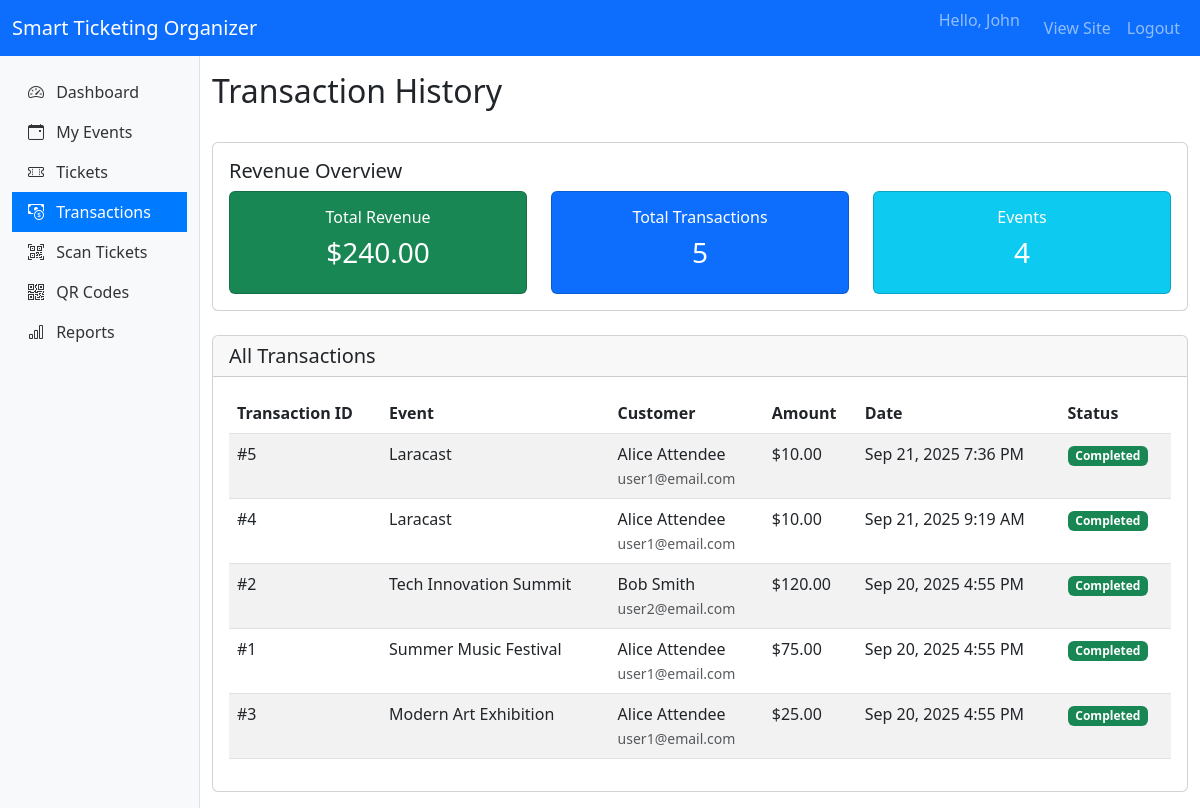
Screenshot of /organizer/transactions (signed in) with the database file from the repository.
### tables this page shows
CREATE TABLE `transactions` (
  `id` int(11) NOT NULL,
  `user_id` int(11) NOT NULL,
  `amount` decimal(10,2) NOT NULL,
  `status` enum('pending','completed','failed') DEFAULT 'pending',
  `transaction_date` timestamp NOT NULL DEFAULT current_timestamp(),
  `created_at` timestamp NOT NULL DEFAULT current_timestamp()
);

CREATE TABLE `users` (
  `id` int(11) NOT NULL,
  `username` varchar(50) NOT NULL,
  `email` varchar(100) NOT NULL,
  `password` varchar(255) NOT NULL,
  `role` enum('admin','organizer','attendee') DEFAULT 'attendee',
  `first_name` varchar(50) NOT NULL,
  `last_name` varchar(50) NOT NULL,
  `profile_picture` varchar(255) DEFAULT NULL,
  `created_at` timestamp NOT NULL DEFAULT current_timestamp(),
  `status` enum('active','suspended','pending') DEFAULT 'active'
);

### app/core/BaseController.php (called while the page is built, shortened)
<?php
class BaseController {
    public function render($view, $data = [])
    {
        $rootDir = dirname(__DIR__, 2);
        $viewPath = $rootDir . '/app/views/' . $view . '.php';
        extract($data);
        require $viewPath;
    }
}

### app/controllers/organizer/TransactionController.php (called while the page is built, shortened)
<?php
class TransactionController extends BaseController {
    public function index() {
        $transactionModel = new Transaction();
        $eventModel = new Event();
        $events = $eventModel->getEventsByOrganizer($_SESSION['user']['id']);
        $allTransactions = [];
        $totalRevenue = 0;
        foreach ($events as $event) {
            $transactions = $transactionModel->getByEventId($event['id']);
            foreach ($transactions as $transaction) {
                $transaction['event_title'] = $event['title'];
                $allTransactions[] = $transaction;
                if ($transaction['status'] === 'completed') {
                    $totalRevenue += $transaction['amount'];
                }
            }
        }
        $this->render('organizer/transactions/index', [
            'title' => 'Transaction History - Smart Ticketing',
            'transactions' => $allTransactions,
            'events' => $events,
            'totalRevenue' => $totalRevenue
        ]);
    }
}

### public/index.php (called while the page is built, shortened)
<?php
require_once __DIR__ . '/autoloader.php';
$request_uri = $_SERVER['REQUEST_URI'];
$request_uri = explode('?', $request_uri, 2)[0];
$url = trim($request_uri, '/');
$router = new Router();
$router->get('', 'AuthController@redirectToLogin');
$router->get('login', 'AuthController@login');
$router->post('login', 'AuthController@login');
$router->get('register', 'AuthController@register');
$router->post('register', 'AuthController@register');
$router->get('logout', 'AuthController@logout');
$router->get('events', 'EventController@index');
$router->get('events/create', 'EventController@create');
$router->post('events/store', 'EventController@store');
$router->get('events/{id}', 'EventController@show');
$router->get('tickets', 'TicketController@index');
$router->get('tickets/{id}', 'TicketController@show');
$router->get('tickets/purchase/{id}', 'TicketController@purchase');
$router->get('tickets/download/{id}', 'TicketController@download');
$router->get('tickets/qr/{id}', 'TicketController@qr');
$router->get('tickets/pdf/{id}', 'TicketController@pdf');
$router->get('tickets/validate/{qrCodeHash}', 'TicketController@validate');
$router->get('organizer/dashboard', 'organizer\DashboardController@index');
$router->get('organizer/events', 'organizer\EventController@index');
$router->get('organizer/events/create', 'organizer\EventController@create');
$router->post('organizer/events/store', 'organizer\EventController@store');
$router->get('organizer/events/edit/{id}', 'organizer\EventController@edit');
$router->post('organizer/events/update/{id}', 'organizer\EventController@update');
$router->post('organizer/events/delete/{id}', 'organizer\EventController@delete');
$router->get('organizer/events/view/{id}', 'organizer\EventController@view');
$router->get('organizer/tickets', 'organizer\TicketController@index');
$router->get('organizer/tickets/event/{id}', 'organizer\TicketController@view');
$router->get('organizer/tickets/scan/{id}', 'organizer\TicketController@scan');
$router->get('organizer/transactions', 'organizer\TransactionController@index');
$router->get('organizer/transactions/event/{id}', 'organizer\TransactionController@view');
$router->get('organizer/scans', 'organizer\ScanController@index');
$router->get('organizer/scans/scan', 'organizer\ScanController@scan');
$router->post('organizer/scans/process', 'organizer\ScanController@processScan');
$router->get('organizer/scans/history', 'organizer\ScanController@history');
$router->get('organizer/scans/history/{id}', 'organizer\ScanController@history');
$router->get('organizer/reports', 'organizer\ReportsController@index');
$router->get('organizer/reports/sales', 'organizer\ReportsController@sales');
$router->get('organizer/reports/attendance', 'organizer\ReportsController@attendance');
$router->get('organizer/reports/attendance/{id}', 'organizer\ReportsController@attendance');
$router->get('organizer/reports/event/{id}', 'organizer\ReportsController@event');
$router->get('organizer/reports/export/{type}', 'organizer\ReportsController@export');
$router->get('organizer/reports/export/{type}/{id}', 'organizer\ReportsController@export');
$router->get('organizer/scanner', 'organizer\ScannerController@index');
$router->get('organizer/scanner/scan', 'organizer\ScannerController@scan');
$router->post('organizer/scanner/process', 'organizer\ScannerController@processScan');
$router->get('organizer/scanner/result', 'organizer\ScannerController@result');
$router->get('organizer/scanner/history', 'organizer\ScannerController@history');
$router->get('organizer/scanner/history/{ticketId}', 'organizer\ScannerController@history');
$router->get('organizer/scanner/download', 'organizer\ScannerController@download');
$router->get('admin/dashboard', 'admin\DashboardController@index');
$router->get('admin/categories', 'admin\CategoryController@index');
$router->get('admin/categories/create', 'admin\CategoryController@create');
$router->post('admin/categories/store', 'admin\CategoryController@store');
$router->get('admin/categories/edit/{id}', 'admin\CategoryController@edit');
$router->post('admin/categories/update/{id}', 'admin\CategoryController@update');
$router->post('admin/categories/delete/{id}', 'admin\CategoryController@delete');
$router->get('admin/events', 'admin\EventController@index');
$router->get('admin/events/view/{id}', 'admin\EventController@view');
$router->get('admin/events/approve/{id}', 'admin\EventController@approve');
$router->get('admin/events/reject/{id}', 'admin\EventController@reject');
$router->get('admin/events/disable/{id}', 'admin\EventController@disable');
$router->get('admin/tickets', 'admin\TicketController@index');
$router->get('admin/tickets/view/{id}', 'admin\TicketController@view');
$router->get('admin/tickets/check/{id}', 'admin\TicketController@checkFraud');
$router->get('admin/tickets/history/{id}', 'admin\TicketController@scanHistory');
$router->get('admin/scans', 'admin\ScanController@index');
$router->get('admin/scans/view/{id}', 'admin\ScanController@view');
$router->get('admin/scans/analytics', 'admin\ScanController@analytics');
$router->get('admin/scans/suspicious', 'admin\ScanController@suspicious');
$router->get('admin/scans/export', 'admin\ScanController@export');
$router->get('admin/scans/export/{type}', 'admin\ScanController@export');
$router->get('admin/transactions', 'admin\TransactionController@index');
$router->get('admin/transactions/view/{id}', 'admin\TransactionController@view');
$router->get('admin/transactions/suspicious', 'admin\TransactionController@suspicious');
$router->get('admin/transactions/analytics', 'admin\TransactionController@analytics');
$router->get('admin/transactions/export', 'admin\TransactionController@export');
$router->get('admin/transactions/export/{type}', 'admin\TransactionController@export');
$router->get('admin/reports', 'admin\ReportsController@index');
$router->get('admin/reports/sales', 'admin\ReportsController@sales');
$router->get('admin/reports/attendance', 'admin\ReportsController@attendance');
$router->get('admin/reports/attendance/{id}', 'admin\ReportsController@attendance');
$router->get('admin/reports/event/{id}', 'admin\ReportsController@event');
$router->get('admin/reports/export/{type}', 'admin\ReportsController@export');
$router->get('admin/reports/export/{type}/{id}', 'admin\ReportsController@export');
$router->get('admin/users', 'admin\UserController@index');
$router->get('admin/users/create', 'admin\UserController@create');
$router->post('admin/users/store', 'admin\UserController@store');
$router->get('admin/users/view/{id}', 'admin\UserController@view');
$router->get('admin/users/edit/{id}', 'admin\UserController@edit');
$router->post('admin/users/update/{id}', 'admin\UserController@update');
$router->post('admin/users/delete/{id}', 'admin\UserController@delete');
$router->dispatch($url);

### public/autoloader.php (called while the page is built, shortened)
<?php
spl_autoload_register(function ($class) {
    $class = str_replace('app\\', '', $class);
    $file = __DIR__ . '/../app/' . str_replace('\\', '/', $class) . '.php';
    $file = str_replace('/', DIRECTORY_SEPARATOR, $file);
});

### app/models/Transaction.php (called while the page is built, shortened)
<?php
class Transaction {
    private $db;
    public function __construct() {
        $database = new Database();
        $this->db = $database->getConnection();
    }
    public function getByEventId($eventId) {
        $sql = "SELECT t.*, u.first_name, u.last_name, u.email
                FROM transactions t
                JOIN tickets tk ON t.id = tk.transaction_id
                JOIN users u ON t.user_id = u.id
                WHERE tk.event_id = :event_id
                ORDER BY t.created_at DESC";
        $stmt = $this->db->prepare($sql);
        $stmt->bindParam(':event_id', $eventId);
        $stmt->execute();
        return $stmt->fetchAll(PDO::FETCH_ASSOC);
    }
}

### app/config/Database.php (called while the page is built, shortened)
<?php
class Database {
    private $host = 'localhost';
    private $port = '3306';
    private $db_name = 'smart_ticketing';
    private $username = 'root';
    private $password = 'promise';
    public function getConnection() {
        $this->conn = null;
        try {
            $dsn = "mysql:host={$this->host};port={$this->port};dbname={$this->db_name}";
            $this->conn = new \PDO($dsn, $this->username, $this->password);
            $this->conn->setAttribute(\PDO::ATTR_ERRMODE, \PDO::ERRMODE_EXCEPTION);
            $this->conn->exec("SET NAMES 'utf8'");
            $this->conn->exec("SET CHARACTER SET utf8");
        } catch(\PDOException $e) {
            echo "Connection failed: " . $e->getMessage();
            error_log("Database error: " . $e->getMessage());
        }
        return $this->conn;
    }
}

### app/models/Event.php (called while the page is built, shortened)
<?php
class Event {
    private $db;
    public function __construct() {
        $database = new Database();
        $this->db = $database->getConnection();
    }
    public function getEventsByOrganizer($organizerId) {
        $sql = "SELECT e.*, c.name as category_name,
                (SELECT COUNT(*) FROM tickets WHERE event_id = e.id) as tickets_sold_count,
                (SELECT SUM(t.amount) FROM transactions t
                JOIN tickets tk ON t.id = tk.transaction_id
                WHERE tk.event_id = e.id AND t.status = 'completed') as total_revenue
                FROM events e
                LEFT JOIN categories c ON e.category_id = c.id
                WHERE e.organizer_id = :organizer_id
                ORDER BY e.date_time DESC";
        $stmt = $this->db->prepare($sql);
        $stmt->bindParam(':organizer_id', $organizerId);
        $stmt->execute();
        return $stmt->fetchAll(PDO::FETCH_ASSOC);
    }
}

### app/views/organizer/transactions/index.php (the view, shortened to what this page needs)
<div class="d-flex justify-content-between align-items-center mb-4">
    <h2>Transaction History</h2>
</div>
<div class="row mb-4">
    <div class="col-md-12">
        <div class="card">
            <div class="card-body">
                <h5 class="card-title">Revenue Overview</h5>
                <div class="row">
                    <div class="col-md-4">
                        <div class="card bg-success text-white text-center">
                            <div class="card-body">
                                <h6>Total Revenue</h6>
                                <h3>$<?= number_format($totalRevenue, 2) ?></h3>
                            </div>
                        </div>
                    </div>
                    <div class="col-md-4">
                        <div class="card bg-primary text-white text-center">
                            <div class="card-body">
                                <h6>Total Transactions</h6>
                                <h3><?= count($transactions) ?></h3>
                            </div>
                        </div>
                    </div>
                    <div class="col-md-4">
                        <div class="card bg-info text-white text-center">
                            <div class="card-body">
                                <h6>Events</h6>
                                <h3><?= count($events) ?></h3>
                            </div>
                        </div>
                    </div>
                </div>
            </div>
        </div>
    </div>
</div>
<div class="card">
    <div class="card-header">
        <h5 class="mb-0">All Transactions</h5>
    </div>
    <div class="card-body">
        <?php if (empty($transactions)): ?>
            <div class="alert alert-info">
                No transactions found for your events.
            </div>
        <?php else: ?>
            <div class="table-responsive">
                <table class="table table-striped">
                    <thead>
                        <tr>
                            <th>Transaction ID</th>
                            <th>Event</th>
                            <th>Customer</th>
                            <th>Amount</th>
                            <th>Date</th>
                            <th>Status</th>
                        </tr>
                    </thead>
                    <tbody>
                        <?php foreach ($transactions as $transaction): ?>
                            <tr>
                                <td>#<?= $transaction['id'] ?></td>
                                <td><?= htmlspecialchars($transaction['event_title']) ?></td>
                                <td>
                                    <?= htmlspecialchars($transaction['first_name'] . ' ' . $transaction['last_name']) ?>
                                    <br>
                                    <small class="text-muted"><?= htmlspecialchars($transaction['email']) ?></small>
                                </td>
                                <td>$<?= number_format($transaction['amount'], 2) ?></td>
                                <td><?= date('M j, Y g:i A', strtotime($transaction['created_at'])) ?></td>
                                <td>
                                    <span class="badge bg-<?= $transaction['status'] === 'completed' ? 'success' : ($transaction['status'] === 'pending' ? 'warning' : 'danger') ?>">
                                        <?= ucfirst($transaction['status']) ?>
                                    </span>
                                </td>
                            </tr>
                        <?php endforeach; ?>
                    </tbody>
                </table>
            </div>
        <?php endif; ?>
    </div>
</div>

### rows the page displays
transactions: id "5", event_title "Laracast", user.last_name "Alice Attendee", user.email "user1@email.com", amount "10.00", created_at "Sep 21, 2025 7:36 PM", status "Completed"
transactions: id "4", event_title "Laracast", user.last_name "Alice Attendee", user.email "user1@email.com", amount "10.00", created_at "Sep 21, 2025 9:19 AM", status "Completed"
transactions: id "2", event_title "Tech Innovation Summit", user.last_name "Bob Smith", user.email "user2@email.com", amount "120.00", created_at "Sep 20, 2025 4:55 PM", status "Completed"
transactions: id "1", event_title "Summer Music Festival", user.last_name "Alice Attendee", user.email "user1@email.com", amount "75.00", created_at "Sep 20, 2025 4:55 PM", status "Completed"
transactions: id "3", event_title "Modern Art Exhibition", user.last_name "Alice Attendee", user.email "user1@email.com", amount "25.00", created_at "Sep 20, 2025 4:55 PM", status "Completed"

### other values shown
$_SESSION['user']['first_name'] "John"
$totalRevenue "240.00"
count($transactions) "5"
count($events) "4"
